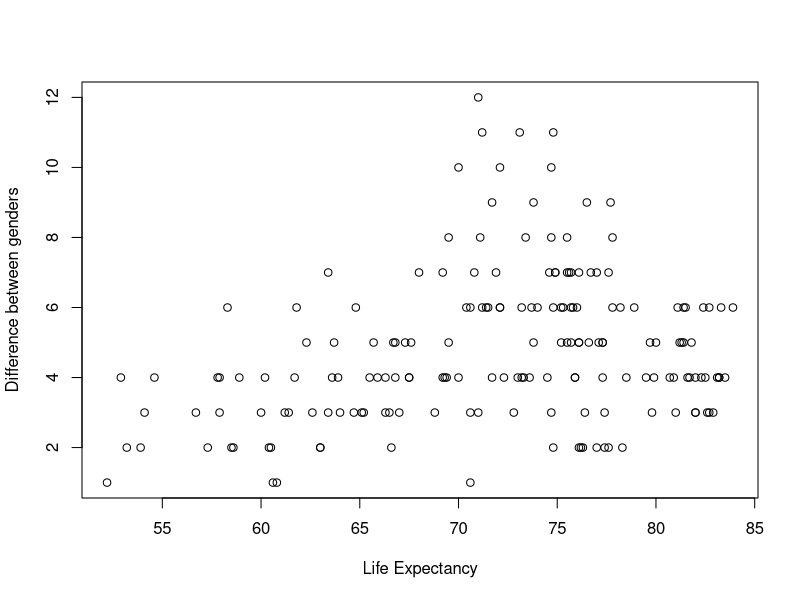
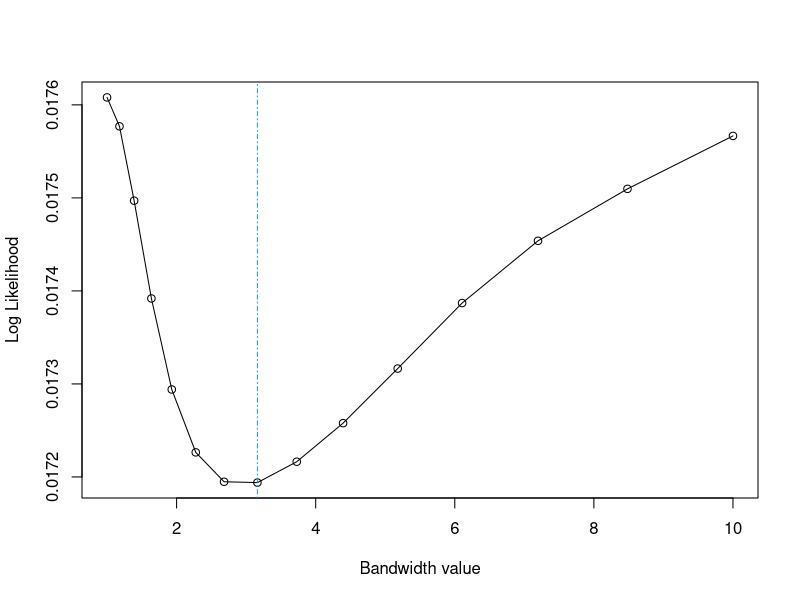
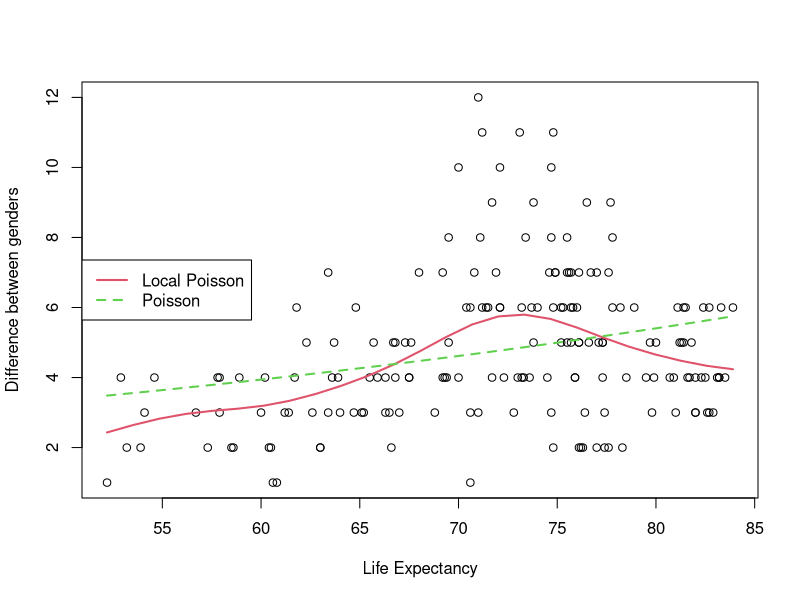

The R script that drew these images, in order:
## ---- chunk 1
knitr::opts_chunk$set(echo = TRUE)
library(dplyr)
library(sm)
library(ggplot2)
setwd('/Users/mponsclo/Library/Mobile Documents/com~apple~CloudDocs/MIRI Data Science/3rd Term/3_ASM/6.Generalized_nonparametric_regression/Assignment')
## ---- chunk 2
countries <- read.csv2("HDI.2017.subset.csv", header = TRUE)
countries <- countries %>% 
   mutate(le.fm.r=round(le.fm)) %>% 
   select(Life.expec, le.fm.r)
attach(countries)

plot(Life.expec, le.fm.r, col=9, xlab="Life Expectancy", ylab="Difference between genders")
## ---- chunk 3
# h.select() <- function for selection of smoothing parameter for density estimation
h.cv.sm.poisson <- function(x,y,rg.h=NULL,l.h=10){
   cv.h <- numeric(l.h) # initialize numeric vector of length l.h
   if (is.null(rg.h)){
      hh <- c(h.select(x,y,method="cv"),
              h.select(x,y,method="aicc")) #,hcv(x,y))
      rg.h <- range(hh)*c(1/1.1, 1.5)
   }
   i <- 0
   gr.h <- exp( seq(log(rg.h[1]), log(rg.h[2]), l=l.h))
   for (h in gr.h){
      i <- i+1
      cv.h[i] <- loglik.CV(x,y,h) # Call loglik.CV function for every h
   }
   return(list(h = gr.h,  # bandwidth values used
               cv.h = cv.h, # expected likelihood of idd observation
               h.cv = gr.h[which.min(cv.h)])) # get best bandwidth value
}

# method loglik.CV: leave-one-out log-likelihood 
loglik.CV <- function(x,y,h){
  n <- length(x)
  vec = numeric(n) 
  for (i in range(1:n)){
     pred <-  sm.poisson(x[-i], y[-i], h=h, display = "none", eval.points = x[i])$estimate
     vec[i] <- -log(exp(-pred)*(pred^y[i])/factorial(y[i]))
  }
  return(sum(vec)/n)
}
## ---- chunk 4
h.CV.loglik <- h.cv.sm.poisson(Life.expec,le.fm.r,rg.h=c(1,10),l.h=15)
#h.CV.loglik

plot(h.CV.loglik$h,h.CV.loglik$cv.h, xlab="Bandwidth value", ylab="Log Likelihood")
lines(h.CV.loglik$h,h.CV.loglik$cv.h)
abline(v=h.CV.loglik$h.cv, col = 4, lty = 4)
## ---- chunk 5
aux <- sm.poisson(Life.expec, le.fm.r,h=h.CV.loglik$h.cv, display="none") 

plot(Life.expec, le.fm.r, col=9, xlab="Life Expectancy", ylab="Difference between genders")
lines(aux$eval.points,aux$estimate, col=2, lwd=2)

aux.glm <- glm(le.fm.r ~ Life.expec,family=poisson)
pred <- predict(aux.glm, 
                newdata=data.frame(Life.expec=aux$eval.points),
                type="response")
lines(aux$eval.points,pred,col=3,lty=2, lwd=2)
legend("left",c("Local Poisson","Poisson"),
      col=c(2,3),lty=c(1,2),lwd=c(2,2))
